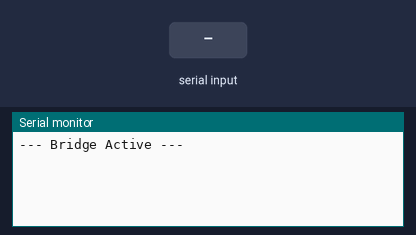
The sketch below on a simulated Arduino Uno, built with avr-gcc and run on an emulated ATmega328P. Parts: the last lines printed to the serial monitor. The inputs (shaded band) are chosen by the test bench.

Above: at 1.2 s.
1.3 s: "1" received over the second serial link
At 1.8 s:
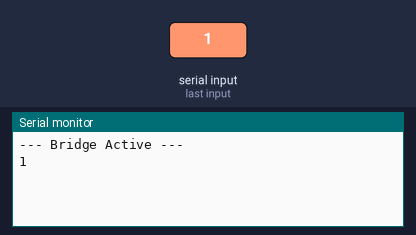
2.8 s: "0" received over the second serial link
At 4.1 s:
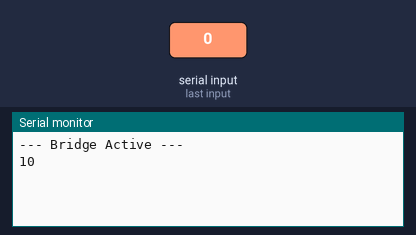

The sketch:

softwareserialpass.ino
```cpp
#include <SoftwareSerial.h>

SoftwareSerial stmSerial(10, 11); // RX, TX

void setup() {
  Serial.begin(9600);
  stmSerial.begin(9600);
  Serial.println("--- Bridge Active ---");
}

void loop() {
  // Transfer STM32 -> PC
  if (stmSerial.available()) {
    Serial.write(stmSerial.read());
  }

  // Transfer PC -> STM32
  if (Serial.available()) {
    // Add a tiny delay to let the STM32 catch up
    stmSerial.write(Serial.read());
    delay(2);
  }
}
```

Measured:
- after the input at 1.3 s, the serial monitor: prints a new line at once (image 1)
- after the input at 2.8 s, the serial monitor: prints a new line at once (image 2)
